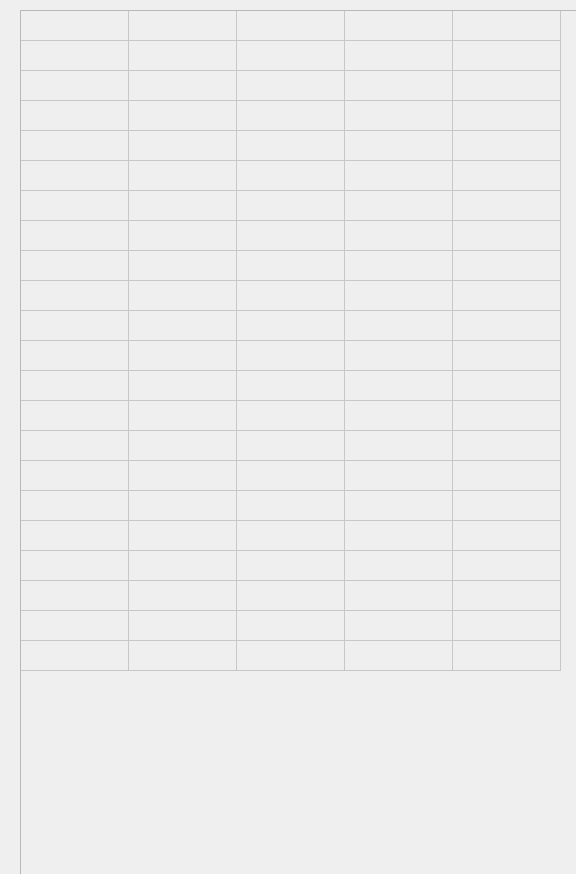
<?xml version="1.0" encoding="UTF-8"?>
<ui version="4.0">
 <class>Form</class>
 <widget class="QWidget" name="Form">
  <property name="geometry">
   <rect>
    <x>0</x>
    <y>0</y>
    <width>576</width>
    <height>874</height>
   </rect>
  </property>
  <property name="windowTitle">
   <string>Form</string>
  </property>
  <widget class="QTableWidget" name="tableWidget">
   <property name="enabled">
    <bool>false</bool>
   </property>
   <property name="geometry">
    <rect>
     <x>20</x>
     <y>10</y>
     <width>621</width>
     <height>871</height>
    </rect>
   </property>
   <property name="sizePolicy">
    <sizepolicy hsizetype="Expanding" vsizetype="Preferred">
     <horstretch>0</horstretch>
     <verstretch>0</verstretch>
    </sizepolicy>
   </property>
   <property name="minimumSize">
    <size>
     <width>1</width>
     <height>0</height>
    </size>
   </property>
   <property name="baseSize">
    <size>
     <width>0</width>
     <height>0</height>
    </size>
   </property>
   <property name="font">
    <font>
     <pointsize>12</pointsize>
     <weight>75</weight>
     <bold>true</bold>
    </font>
   </property>
   <property name="lineWidth">
    <number>1</number>
   </property>
   <property name="midLineWidth">
    <number>0</number>
   </property>
   <property name="rowCount">
    <number>22</number>
   </property>
   <property name="columnCount">
    <number>5</number>
   </property>
   <attribute name="horizontalHeaderVisible">
    <bool>false</bool>
   </attribute>
   <attribute name="horizontalHeaderDefaultSectionSize">
    <number>108</number>
   </attribute>
   <attribute name="verticalHeaderVisible">
    <bool>false</bool>
   </attribute>
   <attribute name="verticalHeaderDefaultSectionSize">
    <number>25</number>
   </attribute>
   <attribute name="verticalHeaderMinimumSectionSize">
    <number>30</number>
   </attribute>
   <row/>
   <row/>
   <row/>
   <row/>
   <row/>
   <row/>
   <row/>
   <row/>
   <row/>
   <row/>
   <row/>
   <row/>
   <row/>
   <row/>
   <row/>
   <row/>
   <row/>
   <row/>
   <row/>
   <row/>
   <row/>
   <row/>
   <column/>
   <column/>
   <column/>
   <column/>
   <column/>
  </widget>
 </widget>
 <resources/>
 <connections/>
</ui>
